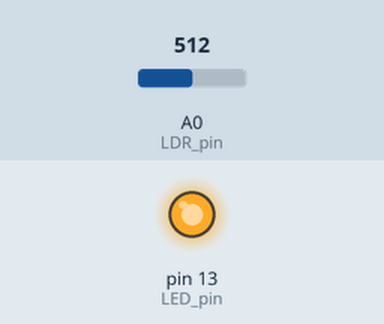
The sketch below on a simulated Arduino Uno, built with avr-gcc and run on an emulated ATmega328P. Shown: output pins drawn as LEDs (lit = HIGH). Inputs (shaded band) come from the test bench; at power-on: A0 (LDR_pin) = 512.

Above: at 1.8 s.
1.9 s: A0 (LDR_pin) set to 5
3.4 s: A0 (LDR_pin) set to 2
At 4.7 s:
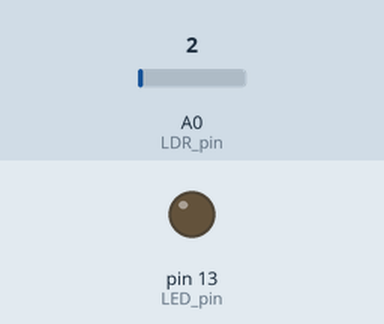
5.5 s: A0 (LDR_pin) set to 122
At 6.3 s:
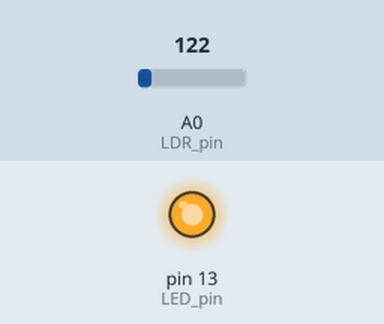
7.5 s: A0 (LDR_pin) set to 0
At 9.0 s:
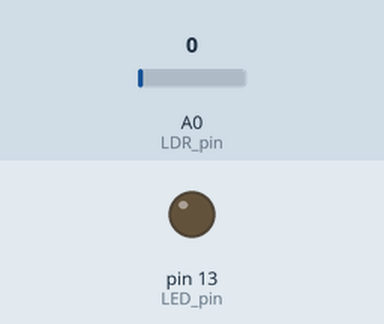
Timing chart, 0 to 10.5 s (numbered marks = the images above; inputs shaded):
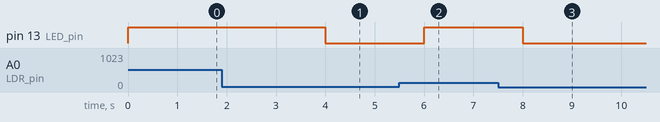

The sketch:

sketch_apr5a.ino
```cpp
int LDR_pin = A0;
int LED_pin = 13;
int threshold = 3;


void setup() {
  pinMode(LED_pin, OUTPUT);
  pinMode(LDR_pin,  INPUT);
  Serial.begin(9600);
}

void loop() {
  int sensorValue = analogRead(LDR_pin);

  if (sensorValue > threshold) {
    digitalWrite(LED_pin, HIGH);
  } else {
    digitalWrite(LED_pin, LOW);
  }

  delay(1000);
}
```

Measured:
- the behaviour switches between 4 and 3 on A0 (LDR_pin) (found by bisection; images 0 and 1)
- after the input at 1.9 s, every drawn part: stays the same
- after the input at 3.4 s, pin 13 (LED_pin): HIGH → LOW after 0.60 s
- after the input at 5.5 s, pin 13 (LED_pin): LOW → HIGH after 0.50 s
- after the input at 7.5 s, pin 13 (LED_pin): HIGH → LOW after 0.50 s
